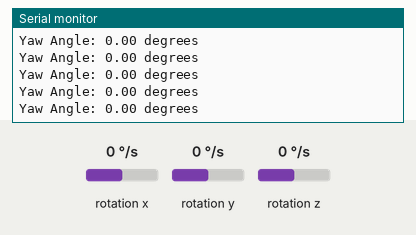
A sketch run on a simulated Arduino Uno, built with avr-gcc and run on an emulated ATmega328P. Shown: the last lines printed to the serial monitor. Wiring (inferred from the names in the program): MPU-6050 motion sensor at I2C address 0x68. The inputs (shaded band) are chosen by the test bench; at power-on: rotation z 0 °/s, rotation x 0 °/s, rotation y 0 °/s.

Above: at 1.2 s.
1.3 s: rotation z set to 12 °/s
At 1.34 s:
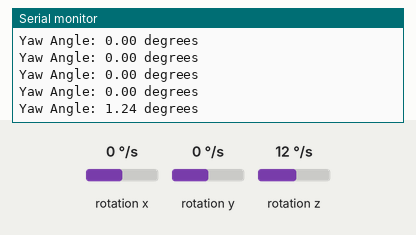
4.3 s: rotation z set to -192 °/s
At 4.3 s:
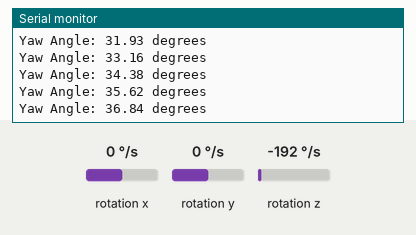
Timing chart, 0 to 7.3 s (numbered marks = the images above; inputs shaded):
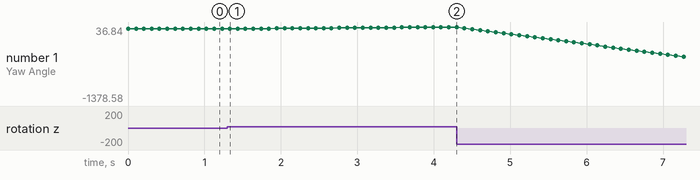

Measured:
- after the input at 1.3 s, the serial monitor: prints a new line at once (image 1)
- plotted number 1: 0 → 36.84 after the input at 1.3 s

The sketch:

TASK6.1_Precise_Self_Localizing.ino
```cpp
#include <Wire.h>

#define MPU6050_ADDRESS 0x68 // MPU6050 I2C address
#define GYRO_CONFIG 0x1B     // Gyroscope configuration register
#define SMPLRT_DIV 0x19       // Sample rate divider register
#define GYRO_XOUT_H 0x43      // Gyro X-axis high byte register
#define GYRO_XOUT_L 0x44      // Gyro X-axis low byte register
#define GYRO_YOUT_H 0x45      // Gyro Y-axis high byte register
#define GYRO_YOUT_L 0x46      // Gyro Y-axis low byte register
#define GYRO_ZOUT_H 0x47      // Gyro Z-axis high byte register
#define GYRO_ZOUT_L 0x48      // Gyro Z-axis low byte register

float gyroScale = 131.0; // Gyroscope sensitivity (LSB/degrees per second)
float yawAngle = 0.0;   // Yaw angle in degrees

void setup()
{
  Wire.begin();
  Serial.begin(9600);

  // Initialize MPU6050
  setupMPU6050();
}

void loop()
{
  // Read gyroscope data
  int16_t gyroX = readWord2C(GYRO_XOUT_H);
  int16_t gyroY = readWord2C(GYRO_YOUT_H);
  int16_t gyroZ = readWord2C(GYRO_ZOUT_H);

  // Calculate time interval
  static unsigned long prevTime = millis();
  unsigned long currentTime = millis();
  float deltaTime = (currentTime - prevTime) / 1000.0; // Convert to seconds
  prevTime = currentTime;

  // Calculate yaw angle using gyroscope data
  yawAngle += gyroZ / gyroScale * deltaTime;

  // Print yaw angle
  Serial.print("Yaw Angle: ");
  Serial.print(yawAngle);
  Serial.println(" degrees");

  delay(100);
}

void setupMPU6050()
{
  // Set sample rate divider (Sample Rate = Gyroscope Output Rate / (1 + SMPLRT_DIV))
  Wire.beginTransmission(MPU6050_ADDRESS);
  Wire.write(SMPLRT_DIV);
  Wire.write(0); // Set divider to 0 (gyro output rate = 8 kHz)
  Wire.endTransmission();

  // Set gyroscope full scale range (±250 degrees/sec)
  Wire.beginTransmission(MPU6050_ADDRESS);
  Wire.write(GYRO_CONFIG);
  Wire.write(0); // FS_SEL = 0 (±250 degrees/sec)
  Wire.endTransmission();
}

int16_t readWord2C(int reg)
{
  Wire.beginTransmission(MPU6050_ADDRESS);
  Wire.write(reg);
  Wire.endTransmission(false);
  Wire.requestFrom(MPU6050_ADDRESS, 2, true);

  int16_t value = Wire.read() << 8 | Wire.read();
  if (value >= 0x8000)
  {
    return -(65535 - value + 1);
  }
  return value;
}
```
